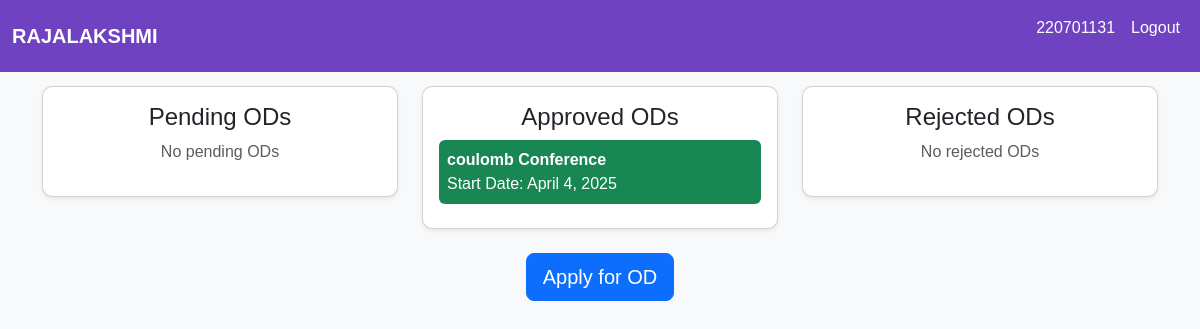
The app's page /student/home (signed in), older data.
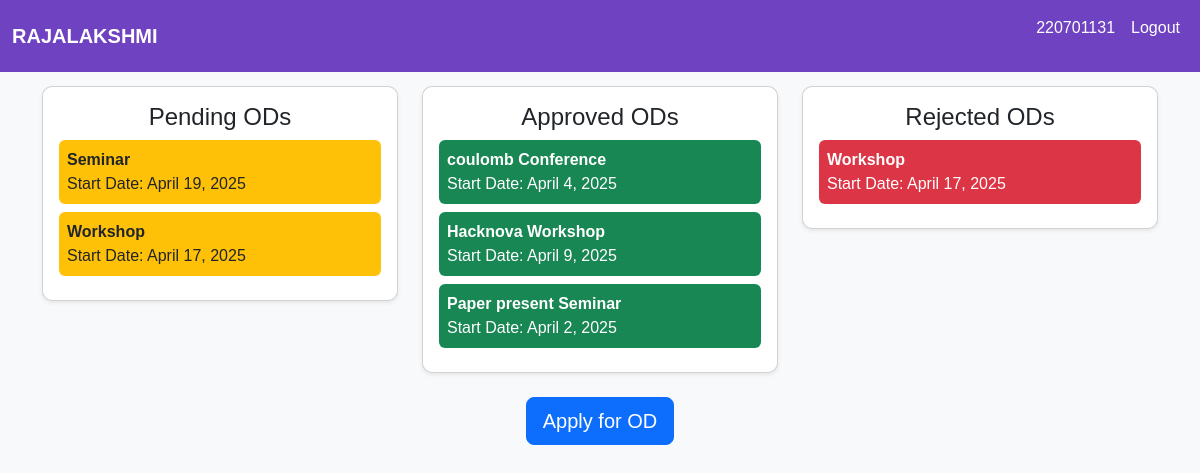
The same page, newer data.
### student/models.py (models this page shows)
class student_OD(models.Model):
    student = models.ForeignKey(Student, related_name='ODs', on_delete=models.CASCADE)
    ClassOf = models.ForeignKey(Class, related_name='ODs', on_delete=models.CASCADE)
    eventName = models.CharField(max_length=50)
    eventType = models.CharField(max_length=50)
    venue = models.CharField(max_length=50)
    proof = models.FileField(upload_to='proofs/', blank=True, null=True)
    start_date = models.DateField()
    end_date = models.DateField()
    isTeam = models.BooleanField(default=False)
    teammates = models.ManyToManyField(Student, related_name='teammates', blank=True)
    class_incharge = models.ForeignKey(Faculty, related_name='OD_to_be_approve', on_delete=models.CASCADE)
    class_incharge_approval = models.BooleanField(default=False)
    OD_rejection = models.BooleanField(default=False)
    academic_head_approval = models.BooleanField(default=False)
    hod_approval = models.BooleanField(default=False)
    def __str__(self):
        return self.eventName + " " + self.eventType + " " + self.start_date.strftime('%Y-%m-%d') + " " + self.end_date.strftime('%Y-%m-%d')

### student/views.py (the view)
# urls.py: 2. Add a URL to urlpatterns:  path('', views.home, name='home')
def home(request):
    student = Student.objects.get(user=request.user)
    approved_ods = student_OD.objects.filter(
        Q(student=student) | Q(teammates=student),
        hod_approval=True
        ).distinct()
    print(approved_ods)
    pending_ods = student_OD.objects.filter(
        Q(student=student) | Q(teammates=student),
        hod_approval=False,OD_rejection=False
        ).distinct()
    print(pending_ods)
    rejected_ods = student_OD.objects.filter(
        Q(student=student) | Q(teammates=student),
        OD_rejection=True
        ).distinct()
    print(rejected_ods)
    context ={
        'approved_ods':approved_ods,
        'pending_ods':pending_ods,
        'rejected_ods':rejected_ods
    }
    return render(request, 'student_home.html',context)

### student/templates/student_home.html (shortened to what this page needs)
{% extends "layout.html" %}
{% block content %}
<div class="container mt-4">
    <h2 class="text-center mb-4">Student Home</h2>
    <div class="row">
        <div class="col-md-4">
            <div class="card shadow-sm p-3">
                <h4 class="text-center">Pending ODs</h4>
                <div class="od-list">
                    {% for od in pending_ods %}
                        <div class="od-card bg-warning text-dark p-2 mb-2 rounded w-100 hover-shadow" onclick="window.location='{% url 'od_status' od.id %}'">
                            <strong>{{ od.eventType }}</strong>
                            <p class="mb-0">Start Date: {{ od.start_date }}</p>
                        </div>
                    {% empty %}
                        <p class="text-center text-muted">No pending ODs</p>
                    {% endfor %}
                </div>
            </div>
        </div>
        <div class="col-md-4">
            <div class="card shadow-sm p-3">
                <h4 class="text-center">Approved ODs</h4>
                <div class="od-list">
                   {% for od in approved_ods %}
                        <div class="od-card bg-success text-white p-2 mb-2 rounded">
                            <strong>{{ od.eventName }}</strong>
                            <strong>{{ od.eventType }}</strong>
                            <p class="mb-0">Start Date: {{ od.start_date }}</p>
                        </div>
                    {% empty %}
                        <p class="text-center text-muted">No approved ODs</p>
                    {% endfor %}
                </div>
            </div>
        </div>
        <div class="col-md-4">
            <div class="card shadow-sm p-3">
                <h4 class="text-center">Rejected ODs</h4>
                <div class="od-list">
                    {% for od in rejected_ods %}
                        <div class="od-card bg-danger text-white p-2 mb-2 rounded">
                            <strong>{{ od.eventType }}</strong>
                            <p class="mb-0">Start Date: {{ od.start_date }}</p>
                        </div>
                    {% empty %}
                        <p class="text-center text-muted">No rejected ODs</p>
                    {% endfor %}
                </div>
            </div>
        </div>
    </div>
    <div class="text-center mt-4">
        <a href="{% url 'apply_od' %}" class="btn btn-primary btn-lg" >Apply for OD</a>
    </div>
</div>
{% endblock %}

Row changes from the older to the newer data that the page shows:
added student_OD: eventType "Seminar", start_date "April 19, 2025", shown under "Pending ODs"
added student_OD: eventType "Workshop", start_date "April 17, 2025", shown under "Pending ODs"
added student_OD: eventName "Hacknova", eventType "Workshop", start_date "April 9, 2025", shown under "Approved ODs"
added student_OD: eventName "Paper present", eventType "Seminar", start_date "April 2, 2025", shown under "Approved ODs"
added student_OD: eventType "Workshop", start_date "April 17, 2025", shown under "Rejected ODs"
Text that changed along with them:
text no longer shown: "No pending ODs No rejected ODs"
